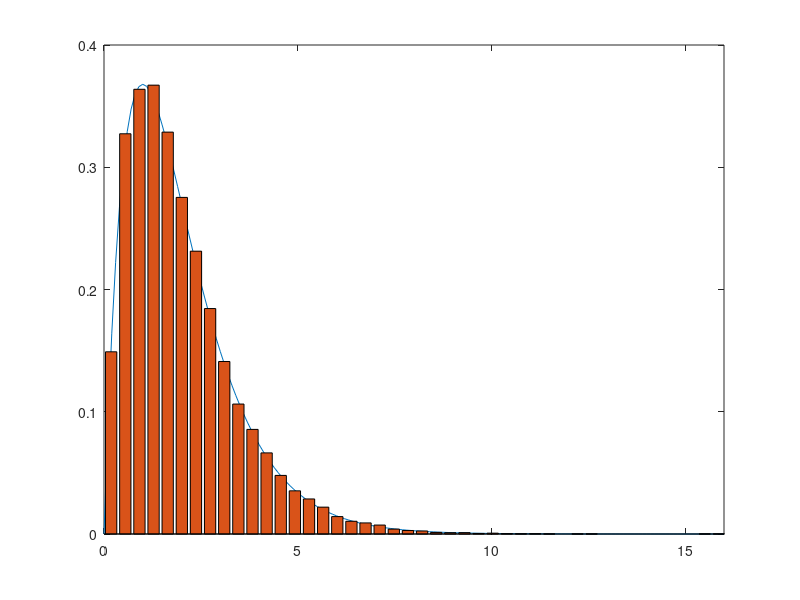

Recreate this plot in MATLAB.
clear variables;
close all;

N=50000;
x=0:0.1:16;
lambdax=1;
lambday=2;
X=-log(1-rand(1,N))/lambdax;
Y=-log(1-rand(1,N))/lambday;
U=X+2*Y;
[h,xout]=hist(U,50);
fu=x.*exp(-x);
plot(x,fu)
hold on;
bar(xout,h/trapz(xout,h))
xlim([0 16])

Eemp=mean(U);
Eth=trapz(x,x.*x.*exp(-x));

Vemp=trapz(x,x.^3.*exp(-x))-Eemp^2;
Vth=1/lambdax^2 +4/lambday^2



